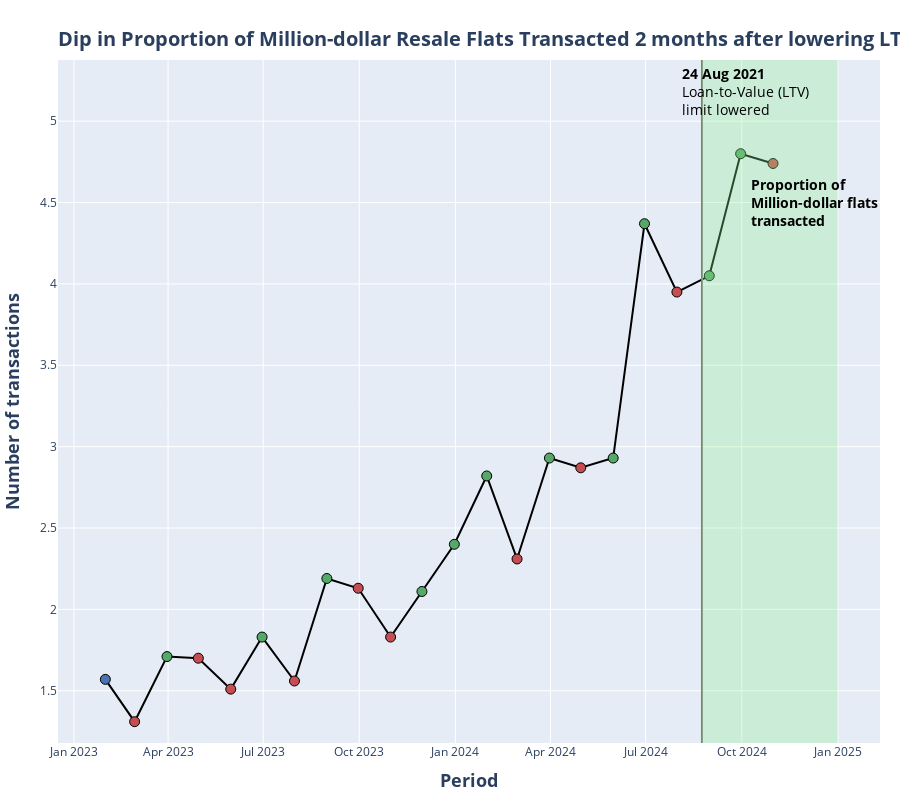

This figure's notebook cell:
### Markdown cell above
There are some telltale signs that supports the effectiveness of the policies. We observe a 0.2% increase in mean resale flat prices in October 24. The number of transacted flats continue to dip since its highs in July 2024.

### Code cell
### Dataframe manipulation
# count the number of million dollar flats transacted per month
data_million = df.query("resale_price >= 1_000_000 & year >= 2023")
data_million = data_million.groupby([pd.Grouper(key='month', freq='ME')])[['resale_price']].agg('count')
data_million = data_million.rename(columns={'resale_price':'num_trans_mil'})

# count the number of flats transacted for each month
data_total = df.query("year >= 2023")
data_total = data_total.groupby([pd.Grouper(key='month', freq='ME')])[['resale_price']].agg('count')
data_total = data_total.rename(columns={"resale_price": "num_trans"})

# merge the 2 dataframes and find the proportion
data_comb = data_million.merge(data_total, left_index=True, right_index=True)
data_comb['prop_million'] = np.round(data_comb["num_trans_mil"] / data_comb["num_trans"] * 100, 2)
data_comb["pct_chg_prop_mil"] = data_comb["prop_million"].pct_change() * 100
data_comb["pct_chg_prop_mil_display"] = data_comb["pct_chg_prop_mil"].apply(lambda x: f"{x:,.2f}" if pd.notna(x) else "-")

data_comb = data_comb.reset_index()


### Filter data for customised scatter
data_comb_part_labels = ["Positive", "Negative", "NA"]
data_comb_parts = []
data_comb_parts.append(data_comb.query("pct_chg_prop_mil > 0"))
data_comb_parts.append(data_comb.query("pct_chg_prop_mil < 0"))
data_comb_parts.append(data_comb.query("pct_chg_prop_mil.isna()"))

# colours that will be used
scatter_colors = {
    "Positive": pio.templates["seaborn"]["layout"]["colorway"][2],  # Seaborn Green
    "Negative": pio.templates["seaborn"]["layout"]["colorway"][3],  # Seaborn Red
    "NA": pio.templates["seaborn"]["layout"]["colorway"][0],  # Seaborn Blue
}

hover_dict = {
    "Positive": "<b>%{x|%b %Y}</b><br>Proportion: <b>%{y:,1f}%</b><br>Change: <b>↑ %{customdata[1]}%</b><br>Transactions: <b>%{customdata[0]:,.0f}</b><extra></extra>",
    "Negative": "<b>%{x|%b %Y}</b><br>Proportion: <b>%{y:,1f}%</b><br>Change: <b>↓ %{customdata[1]}%</b><br>Transactions: <b>%{customdata[0]:,.0f}</b><extra></extra>",
    "NA":       "<b>%{x|%b %Y}</b><br>Proportion: <b>%{y:,1f}%</b><br>Change: <b>  %{customdata[1]}%</b><br>Transactions: <b>%{customdata[0]:,.0f}</b><extra></extra>",
}

########## PLOTTING ##########

fig = make_subplots()

fig.add_trace(
    go.Scatter(
        x=data_comb["month"],
        y=data_comb["prop_million"],
        mode="lines",
        line=dict(color="#000000", width=2),
        hoverinfo="skip",
    ),
)

for label, df_part in zip(data_comb_part_labels, data_comb_parts):
    scatter_temp = go.Scatter(
        name=label,
        x=df_part["month"],
        y=df_part["prop_million"],
        customdata=df_part[["num_trans_mil", "pct_chg_prop_mil_display"]],
        mode="markers",
        marker=dict(
            color=scatter_colors[label],
            size=10,
            line=dict(color="black", width=1),  # border color  # border width
        ),
        hovertemplate=hover_dict[label],
    )
    fig.add_trace(scatter_temp)

    fig.update_traces(
        hoverlabel=dict(bgcolor=convert_rgb_to_rgba(scatter_colors[label], 0.5), font_size=14),
        selector=({"name": label}),
    )

# Add a vertical line denoting the raising of LTV limit
fig.add_shape(
    type="line",
    x0="2024-08-24",  # Start of the vertical line (date)
    x1="2024-08-24",  # End of the vertical line (same date for vertical)
    y0=data_comb["prop_million"].min() * 0.9,  # Bottom of the y-axis
    y1=data_comb["prop_million"].max() * 1.12,  # Top of the y-axis (adjust as needed)
    line=dict(color="grey", width=2),  # Line style
)

# Add annotation about lowered LTV limits
fig.add_annotation(
    x=pd.to_datetime("2024-08-24") + pd.Timedelta(days=42),
    y=data_comb["prop_million"].max() * 1.08,
    text="<b>24 Aug 2021</b><br>Loan-to-Value (LTV)<br>limit lowered",
    showarrow=False,
    font=dict(color="Black", size=14),
    align="left",
)

# Add a rectangle to highlight a time period
fig.add_shape(
    type="rect",
    x0="2024-08-24",  # Start of the x-range
    x1="2025-01-01",  # End of the x-range
    y0=data_comb["prop_million"].min() * 0.9,  # Start of the y-range
    y1=data_comb["prop_million"].max() * 1.12,  # End of the y-range
    line=dict(color="#000000", width=0),  # Border color and width
    fillcolor="LightGreen",  # Fill color
    opacity=0.3,  # Transparency
    secondary_y=False,
)

fig.add_annotation(
    x=pd.to_datetime("2024-08-24") + pd.Timedelta(days=45),
    y=data_comb.loc[data_comb["month"].idxmax(), "prop_million"] * 0.95,
    text="<b>Proportion of<br>Million-dollar flats<br>transacted</b>",
    showarrow=False,
    font=dict(color="Black", size=14),
    align="left",
    xanchor='left',
    yanchor='middle'
)

fig.update_layout(
    showlegend=False,
    height=800,
    margin=dict(l=20, r=20, t=60, b=20),
    title=dict(
        text="<b>Dip in Proportion of Million-dollar Resale Flats Transacted 2 months after lowering LTV was observed</b>",
        x=0,
        xref="paper",
        y=0.96,
        yref="container",
        font=dict(size=20),
    ),
    yaxis=dict(
        range=[
            data_comb["prop_million"].min() * 0.90,
            data_comb["prop_million"].max() * 1.12,
        ],
        title="<b>Number of transactions</b>",
        titlefont=dict(size=18)
    ),
    xaxis=dict(
        title='<b>Period</b>',
        titlefont=dict(size=18)
    )
)

fig.show()

### Figure 1 — Plotly figure (JSON) as saved in the notebook; plotly's stock layout.template omitted (floating-point values rounded to 4 significant figures)
{"data": [{"hoverinfo": "skip", "line": {"color": "#000000", "width": 2}, "mode": "lines", "type": "scatter", "x": ["2023-01-31T00:00:00", "2023-02-28T00:00:00", "2023-03-31T00:00:00", "2023-04-30T00:00:00", "2023-05-31T00:00:00", "2023-06-30T00:00:00", "2023-07-31T00:00:00", "2023-08-31T00:00:00", "2023-09-30T00:00:00", "2023-10-31T00:00:00", "2023-11-30T00:00:00", "2023-12-31T00:00:00", "2024-01-31T00:00:00", "2024-02-29T00:00:00", "2024-03-31T00:00:00", "2024-04-30T00:00:00", "2024-05-31T00:00:00", "2024-06-30T00:00:00", "2024-07-31T00:00:00", "2024-08-31T00:00:00", "2024-09-30T00:00:00", "2024-10-31T00:00:00"], "y": [1.57, 1.31, 1.71, 1.7, 1.51, 1.83, 1.56, 2.19, 2.13, 1.83, 2.11, 2.4, 2.82, 2.31, 2.93, 2.87, 2.93, 4.37, 3.95, 4.05, 4.8, 4.74]}, {"customdata": [[39, "30.53"], [34, "21.19"], [54, "40.38"], [45, "15.30"], [48, "13.74"], [74, "17.50"], [60, "26.84"], [73, "2.09"], [95, "49.15"], [105, "2.53"], [106, "18.52"]], "hoverlabel": {"bgcolor": "rgba(85,168,104,0.5)", "font": {"size": 14}}, "hovertemplate": "<b>%{x|%b %Y}</b><br>Proportion: <b>%{y:,1f}%</b><br>Change: <b>↑ %{customdata[1]}%</b><br>Transactions: <b>%{customdata[0]:,.0f}</b><extra></extra>", "marker": {"color": "rgb(85,168,104)", "line": {"color": "black", "width": 1}, "size": 10}, "mode": "markers", "name": "Positive", "type": "scatter", "x": ["2023-03-31T00:00:00", "2023-06-30T00:00:00", "2023-08-31T00:00:00", "2023-11-30T00:00:00", "2023-12-31T00:00:00", "2024-01-31T00:00:00", "2024-03-31T00:00:00", "2024-05-31T00:00:00", "2024-06-30T00:00:00", "2024-08-31T00:00:00", "2024-09-30T00:00:00"], "y": [1.71, 1.83, 2.19, 2.11, 2.4, 2.82, 2.93, 2.93, 4.37, 4.05, 4.8]}, {"customdata": [[24, "-16.56"], [37, "-0.58"], [34, "-11.18"], [32, "-14.75"], [42, "-2.74"], [40, "-14.08"], [49, "-18.09"], [68, "-2.05"], [120, "-9.61"], [97, "-1.25"]], "hoverlabel": {"bgcolor": "rgba(196,78,82,0.5)", "font": {"size": 14}}, "hovertemplate": "<b>%{x|%b %Y}</b><br>Proportion: <b>%{y:,1f}%</b><br>Change: <b>↓ %{customdata[1]}%</b><br>Transactions: <b>%{customdata[0]:,.0f}</b><extra></extra>", "marker": {"color": "rgb(196,78,82)", "line": {"color": "black", "width": 1}, "size": 10}, "mode": "markers", "name": "Negative", "type": "scatter", "x": ["2023-02-28T00:00:00", "2023-04-30T00:00:00", "2023-05-31T00:00:00", "2023-07-31T00:00:00", "2023-09-30T00:00:00", "2023-10-31T00:00:00", "2024-02-29T00:00:00", "2024-04-30T00:00:00", "2024-07-31T00:00:00", "2024-10-31T00:00:00"], "y": [1.31, 1.7, 1.51, 1.56, 2.13, 1.83, 2.31, 2.87, 3.95, 4.74]}, {"customdata": [[40, "-"]], "hoverlabel": {"bgcolor": "rgba(76,114,176,0.5)", "font": {"size": 14}}, "hovertemplate": "<b>%{x|%b %Y}</b><br>Proportion: <b>%{y:,1f}%</b><br>Change: <b>  %{customdata[1]}%</b><br>Transactions: <b>%{customdata[0]:,.0f}</b><extra></extra>", "marker": {"color": "rgb(76,114,176)", "line": {"color": "black", "width": 1}, "size": 10}, "mode": "markers", "name": "NA", "type": "scatter", "x": ["2023-01-31T00:00:00"], "y": [1.57]}], "layout": {"annotations": [{"align": "left", "font": {"color": "Black", "size": 14}, "showarrow": false, "text": "<b>24 Aug 2021</b><br>Loan-to-Value (LTV)<br>limit lowered", "x": "2024-10-05T00:00:00", "y": 5.184}, {"align": "left", "font": {"color": "Black", "size": 14}, "showarrow": false, "text": "<b>Proportion of<br>Million-dollar flats<br>transacted</b>", "x": "2024-10-08T00:00:00", "xanchor": "left", "y": 4.503, "yanchor": "middle"}], "height": 800, "margin": {"b": 20, "l": 20, "r": 20, "t": 60}, "shapes": [{"line": {"color": "grey", "width": 2}, "type": "line", "x0": "2024-08-24", "x1": "2024-08-24", "y0": 1.179, "y1": 5.376}, {"fillcolor": "LightGreen", "line": {"color": "#000000", "width": 0}, "opacity": 0.3, "type": "rect", "x0": "2024-08-24", "x1": "2025-01-01", "y0": 1.179, "y1": 5.376}], "showlegend": false, "title": {"font": {"size": 20}, "text": "<b>Dip in Proportion of Million-dollar Resale Flats Transacted 2 months after lowering LTV was observed</b>", "x": 0, "xref": "paper", "y": 0.96, "yref": "container"}, "xaxis": {"anchor": "y", "domain": [0, 1], "title": {"font": {"size": 18}, "text": "<b>Period</b>"}}, "yaxis": {"anchor": "x", "domain": [0, 1], "range": [1.179, 5.376], "title": {"font": {"size": 18}, "text": "<b>Number of transactions</b>"}}}}
